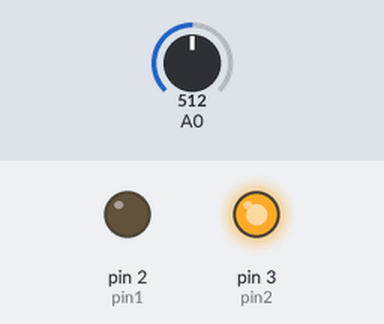
Bench run of a sketch on a simulated Arduino Uno, built with avr-gcc and run on an emulated ATmega328P. On the bench: output pins drawn as LEDs (lit = HIGH). The inputs (shaded band) are chosen by the test bench; at power-on: A0 = 512.

Above: at 1.2 s.
1.3 s: A0 set to 502
At 1.9 s:
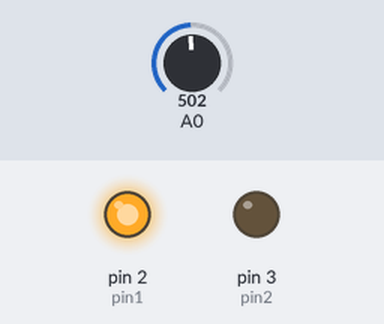
2.8 s: A0 set to 521
At 4.0 s:
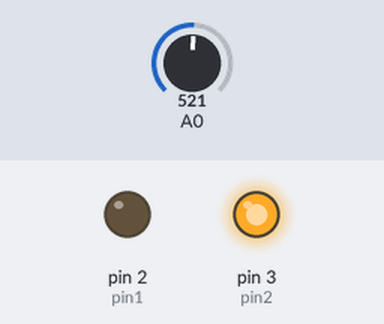
4.3 s: A0 set to 511
At 5.4 s:
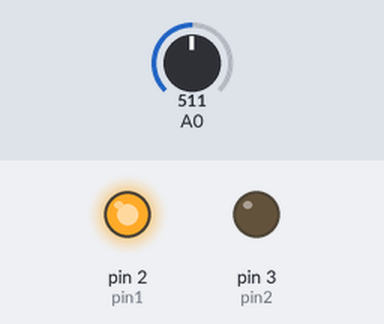
Timing chart, 0 to 7.3 s (numbered marks = the images above; inputs shaded):
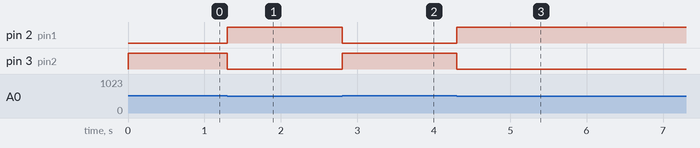

Measured:
- the behaviour switches between 512 and 511 on A0 (found by bisection; images 0 and 1)
- after the input at 1.3 s, pin 2 (pin1): LOW → HIGH at once; pin 3 (pin2): HIGH → LOW at once
- after the input at 2.8 s, pin 2 (pin1): HIGH → LOW at once; pin 3 (pin2): LOW → HIGH at once
- after the input at 4.3 s, pin 2 (pin1): LOW → HIGH at once; pin 3 (pin2): HIGH → LOW at once

The sketch:

alternating_led_using_potentiometer.ino
```cpp
int pin1=2;
int pin2=3;

void setup() {
  // put your setup code here, to run once:
  Serial.begin(9600);
  pinMode(pin1,OUTPUT);
  pinMode(pin2,OUTPUT);

}

void loop() {
  // put your main code here, to run repeatedly:
  int number=analogRead(A0);
  if (number<=511){digitalWrite(pin1,HIGH);
  }
  else{digitalWrite(pin1,LOW);
  }
  if (number<=511){digitalWrite(pin2,LOW);
  }
  else{digitalWrite(pin2,HIGH);
  }

}
```
